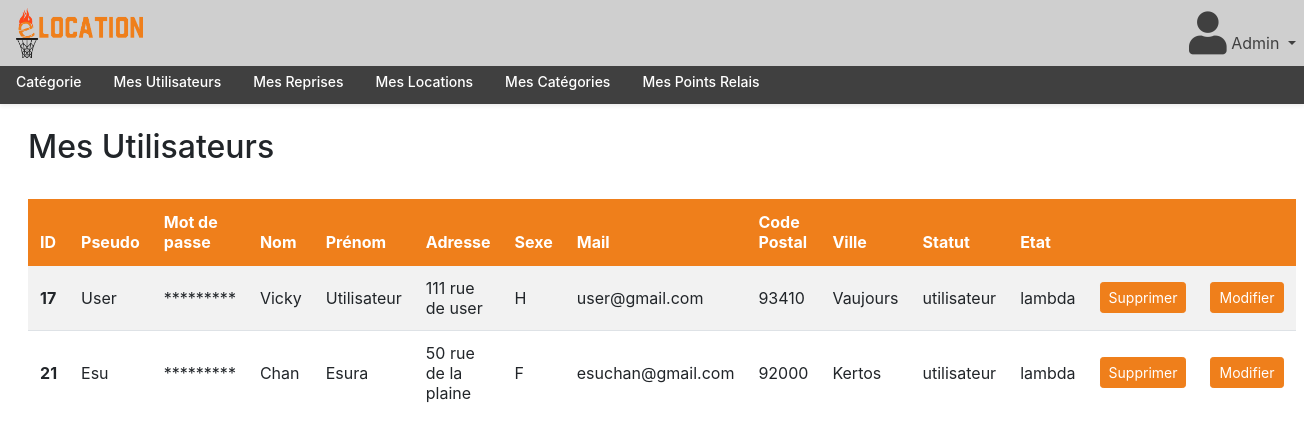
The app's page /index.php?page=accueil&rub=uti (signed in) with its own data.
### tables this page shows
CREATE TABLE `utilisateur` (
  `id` int(11) NOT NULL,
  `pseudo` varchar(45) NOT NULL,
  `mdp` varchar(200) NOT NULL,
  `nom` varchar(45) NOT NULL,
  `prenom` varchar(45) NOT NULL,
  `adresse` varchar(45) NOT NULL,
  `sexe` enum('H','F') NOT NULL DEFAULT 'H',
  `mail` varchar(45) NOT NULL,
  `cp` char(5) NOT NULL,
  `ville` varchar(45) NOT NULL,
  `statut` enum('utilisateur','admin') NOT NULL DEFAULT 'utilisateur',
  `etat` enum('fidele','lambda') NOT NULL DEFAULT 'lambda'
);

### models/requete.php (called while the page is built, shortened)
        </script>    <?php
function affichage_utilisateur() {
    include('models/db_connect.php');
    $affichage_utilisateur = $bdd->query("SELECT * FROM `utilisateur` WHERE statut LIKE 'utilisateur'");
    return($affichage_utilisateur);
}
?>

### views/template/mes_utilisateurs.php (the view)
<div class="container" style="max-width: 98%;margin-top: 5%">
  <br><h2>Mes Utilisateurs</h2><br>
    <table class="table table-striped table-hover">
        <thead class="thead-dark">
            <tr>
                <th scope="col">ID</th>
                <th scope="col">Pseudo</th>
                <th scope="col">Mot de passe</th>
                <th scope="col">Nom</th>
                <th scope="col">Prénom</th>
                <th scope="col">Adresse</th>
                <th scope="col">Sexe</th>
                <th scope="col">Mail</th>
                <th scope="col">Code Postal</th>
                <th scope="col">Ville</th>
                <th scope="col">Statut</th>
                <th scope="col">Etat</th>
                <th scope="col"></th>
                <th scope="col"></th>
            </tr>
        </thead>
        <tbody>
        <?php
    while($donneesAffichage = $affichage_utilisateur->fetch()){
        echo"<tr><th scope=\"row\">".$donneesAffichage['id']."</th>
            <td> ".$donneesAffichage['pseudo']."</td>
            <td>*********</td>
            <td> ".$donneesAffichage['nom']."</td>
            <td> ".$donneesAffichage['prenom']."</td>
            <td> ".$donneesAffichage['adresse']."</td>
            <td> ".$donneesAffichage['sexe']."</td>
            <td> ".$donneesAffichage['mail']."</td>
            <td> ".$donneesAffichage['cp']."</td>
            <td> ".$donneesAffichage['ville']."</td>
            <td> ".$donneesAffichage['statut']."</td>
            <td> ".$donneesAffichage['etat']."</td>
            <form action=\"index.php\" method=\"get\">
            <input type='hidden' name='page' value='accueil'>
            <input type='hidden' name='rub' value='uti'>
            <td><button type=\"submit\" name=\"supp\" value=\"".$donneesAffichage['id']."\" class=\"btn btn-danger btn-sm\">Supprimer</button></td>
            <td><button type=\"submit\" name=\"modif\" value=\"".$donneesAffichage['id']."\" class=\"btn btn-danger btn-sm\">Modifier</button></td>
            </tr></form>";
    }
    ?>
        </tbody>
    </table>
</div>

### index.php (shortened to what this page needs)
<link rel='stylesheet' href='views/librairies/bootstrap.min.css'>
<link rel='stylesheet' href='views/librairies/font_awesome.css'>
<link rel='stylesheet' href="views/librairies/offcanvas.css">
<?php
if(isset($_GET['page'])) {
  switch($_GET['page']):
    case 'accueil';
	include 'controllers/redirection_user.php';
        break;
    default: ?>
    <center><img style="width:90%" src="http://cdn2.hubspot.net/hubfs/53/404-error-page-examples.jpeg" > <?php
  endswitch;
} else {
    include 'controllers/handling_data/home.php';
}
?>

### views/template/nav.php (shortened to what this page needs)
<nav class="navbar navbar-expand-md navbar-dark bg-dark fixed-top" >
  <a href="index.php">
    <img src="views/template/eLocation.png" width="10%">
  </a>
  <div class="collapse navbar-collapse" id="navbarsExampleDefault"  >
    <ul class="navbar-nav mr-auto" style="position:absolute;right:0px">
      <li class="nav-item dropdown">
         <a class="nav-link dropdown-toggle" href="https://example.com/" id="dropdown01" data-toggle="dropdown" aria-haspopup="true" aria-expanded="false"><i style="font-size: 43px" class="fas fa-user"></i><?php if(!isset($_SESSION['compte'])) { echo " Mon compte"; }else{ echo " ".$_SESSION['pseudo']; } ?> </a>
      </li>
    </ul>
  </div>
</nav>

### controllers/redirection_user.php (shortened to what this page needs)
<?php
include('models/requete.php');
include 'views/template/nav.php';
include 'views/template/rubrique.php';
include_once 'models/requete.php';
if(!isset($_SESSION['compte']) || $_SESSION['compte'] == 'utilisateur' ) {
	if(isset($_SESSION['compte'])) {
		$rubrique=array("cat"=>"Catégorie","loc"=>"Mes Locations","vendre"=>"Vendre","proposition"=>"Mes Propositions");
	}else{
	$rubrique=array("cat"=>"Catégorie");
	}
	$article = mes_categories();
	rubriques($rubrique, $article);
	if(isset($_GET['rub'])) {
		if($_GET['rub'] == 'cat' ) {
			include 'views/div/affichage_article.php';
			sidebar($article);
			if (!isset($_GET['cat']) || empty($_GET['cat'])) {
				if(!isset($_GET['art'])) {
					$affiche = afficher_art_toute_categorie();
					affichage_article($affiche);
				}else{
					include 'views/div/affichage_page_vente.php';
					$article = info_article($_GET['art']);
					affichage_page_vente($article);
				}
			}else{
				if(isset($_GET['art'])) {
					if(isset($_GET['louer_article'])) {
						if(isset($_GET['valider'])) {
							louer($_GET);
							include 'views/template/confirmation_location.php';
						}else{
						$point_relais = point_relais();
						include 'views/template/louer_article.php';
						}
					}else{
						include 'views/div/affichage_page_vente.php';
						$article = info_article($_GET['art']);
						affichage_page_vente($article);
					}
				}else{
					$affiche = mes_articles_de_ma_cat();
					affichage_article($affiche);
				}
			}
		}else if ($_GET['rub'] == 'loc') {
			$affichage_location = affichage_location();
			include 'views/template/mes_locations.php';
		}else if ($_GET['rub'] == 'vendre') {
			include 'views/div/form_proposition_vente.php';
		}else if($_GET['rub'] == 'proposition' ) {
			if(isset($_GET['accepter'])){
				update_rep_valide();
			}if(isset($_GET['reprop'])) {
				update_rep();
			}if(isset($_GET['refuser'])) {
				$_GET['supp_rep'] = $_GET['refuser'];
				delete_rep();
			}
			$affichage_reprise = affichage_reprise();
			include 'views/template/mes_propositions.php';
		}
	}
}else if($_SESSION['compte'] == 'admin') {
	$rubrique=array("cat"=>"Catégorie", "uti"=>"Mes Utilisateurs", "reprises"=>"Mes Reprises", "rendre " => "Mes Locations", "mes_cat"=>"Mes Catégories", "mes_relais"=>"Mes Points Relais");
	$article = mes_categories();
	rubriques($rubrique, $article);
	if(isset($_GET['rub'])) {
		if($_GET['rub'] == 'cat' ) {
			include 'views/div/affichage_article.php';
			sidebar($article);
			if (!isset($_GET['cat']) || empty($_GET['cat'])) {
				if(!isset($_GET['art'])) {
					$affiche = afficher_art_toute_categorie();
					affichage_article($affiche);
				}else{
					include 'views/div/affichage_page_vente.php';
					$article = info_article($_GET['art']);
					affichage_page_vente($article);
				}
			}else{
				if(isset($_GET['art'])) {
				include 'views/div/affichage_page_vente.php';
				$article = info_article($_GET['art']);
				affichage_page_vente($article);
				}else{
					$affiche = mes_articles_de_ma_cat();
					affichage_article($affiche);
				}
			}
		}else if($_GET['rub'] == 'uti') {
			if(isset($_GET['modif'])) {
				$info_user = info_user();
				include('views/template/modifier_user.php');
			}else if(isset($_GET['supp'])) {
				delete_user();
				$affichage_utilisateur = affichage_utilisateur();
				include('views/template/mes_utilisateurs.php');
			}else{
				$affichage_utilisateur = affichage_utilisateur();
				include('views/template/mes_utilisateurs.php');
			}
		} else if($_GET['rub'] == 'mes_cat') {
			if(isset($_POST['ajout_cat'])) {
            	ajout_cat($_POST['nom']);
        	} else if(isset($_POST['suppr_cat'])) {
            	suppr_cat($_POST['suppr_cat']);
        	} else if(isset($_POST['valid_modif_cat'])) {
              valid_modif_cat($_POST['valid_modif_cat']);
        	}
        	$mes_categories = mes_categories();
        	include('views/template/mes_categories.php');
		} else if($_GET['rub'] == 'mes_relais') {
            if(isset($_POST['ajout_relais'])) {
            	ajout_relais($_POST);
	    	} else if(isset($_POST['suppr_relais'])) {
            	suppr_relais($_POST['suppr_relais']);
        	}else if(isset($_POST['valid_modif_relais'])) {
            	valid_modif_relais($_POST);
        	}
            $donnees_relais = donnees_relais();
			include('views/template/mes_points_relais.php');
		} else if($_GET['rub'] == 'rendre') {
			if(isset($_POST['action'] )) {
				rendre_article($_POST['action'], $_POST['art_id']);
			}
			$locations = locations();
			include 'views/template/rendre_article_modal.php';
			include('views/template/locations.php');
			aff_loc($locations);
		}
	}
}
?>

### views/template/rubrique.php (shortened to what this page needs)
<?php
function rubriques ($rubrique, $article) { ?>
<div class="nav-scroller bg-white shadow-sm" style="margin-top:1.5%; position: fixed;width: 100%;z-index: 51;">
      <nav class="nav nav-underline" style="">
      	<ul style="margin: 0px; padding: 0px;list-style: none;">
      	<?php
      	foreach ($rubrique as $key => $value) {
      		if ($value == "Catégorie") { ?>
	      		<li style="float: left;text-align: center;" ><a class="nav-link active" href="index.php?page=accueil&rub=cat" > <?=$value?></a>
				</li>
      		<?php
      		 }else{ ?>
      		<li style="float: left;text-align: center;"><a class="nav-link active" href="index.php?page=accueil&rub=<?= $key?>" > <?=$value?></a></li>
      	<?php
      		 }
      	}
		?>
    	</ul>
     </nav>
</div>
<?php
}
?>

### views/librairies/offcanvas.css (style rules this page uses)
body { padding-top: 3%; }
.nav-scroller { position: relative; z-index: 2; overflow-y: hidden; }
.nav-scroller .nav { display: -ms-flexbox; display: flex; -ms-flex-wrap: nowrap; flex-wrap: nowrap; padding-bottom: 0rem; margin-top: 0px; overflow-x: auto; color: rgba(255, 255, 255, .75); text-align: center; white-space: nowrap; -webkit-overflow-scrolling: touch; }
.nav-underline .nav-link { padding-top: .75rem; padding-bottom: .75rem; font-size: .875rem; color: #6c757d; }
.nav-underline .active { font-weight: 500; color: #fff; }

### records on screen
utilisateur: id "17", pseudo "User", nom "Vicky", prenom "Utilisateur", adresse "111 rue de user", sexe "H", mail "user@gmail.com", cp "93410", ville "Vaujours", statut "utilisateur", etat "lambda"
utilisateur: id "21", pseudo "Esu", nom "Chan", prenom "Esura", adresse "50 rue de la plaine", sexe "F", mail "esuchan@gmail.com", cp "92000", ville "Kertos", statut "utilisateur", etat "lambda"

### other values on screen
$_SESSION['pseudo'] "Admin"
$value "Catégorie"
$value "Mes Utilisateurs"
$value "Mes Reprises"
$value "Mes Locations"
$value "Mes Catégories"
$value "Mes Points Relais"
